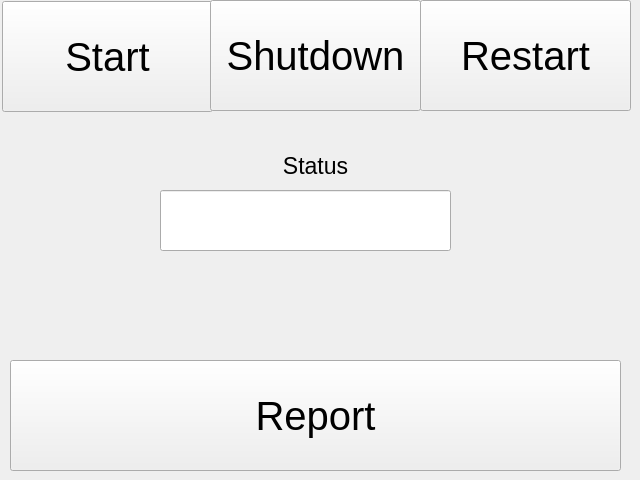
<?xml version="1.0" encoding="UTF-8"?>
<ui version="4.0">
 <class>Form</class>
 <widget class="QWidget" name="Form">
  <property name="geometry">
   <rect>
    <x>0</x>
    <y>0</y>
    <width>640</width>
    <height>480</height>
   </rect>
  </property>
  <property name="windowTitle">
   <string>Form</string>
  </property>
  <widget class="QWidget" name="widget" native="true">
   <property name="geometry">
    <rect>
     <x>0</x>
     <y>0</y>
     <width>640</width>
     <height>480</height>
    </rect>
   </property>
   <widget class="QPushButton" name="startBtn">
    <property name="geometry">
     <rect>
      <x>2</x>
      <y>1</y>
      <width>211</width>
      <height>111</height>
     </rect>
    </property>
    <property name="font">
     <font>
      <pointsize>30</pointsize>
     </font>
    </property>
    <property name="text">
     <string>Start</string>
    </property>
   </widget>
   <widget class="QPushButton" name="shutdownBtn">
    <property name="geometry">
     <rect>
      <x>210</x>
      <y>0</y>
      <width>211</width>
      <height>111</height>
     </rect>
    </property>
    <property name="font">
     <font>
      <pointsize>30</pointsize>
     </font>
    </property>
    <property name="text">
     <string>Shutdown</string>
    </property>
   </widget>
   <widget class="QPushButton" name="restartBtn">
    <property name="geometry">
     <rect>
      <x>420</x>
      <y>0</y>
      <width>211</width>
      <height>111</height>
     </rect>
    </property>
    <property name="font">
     <font>
      <pointsize>30</pointsize>
     </font>
    </property>
    <property name="text">
     <string>Restart</string>
    </property>
   </widget>
   <widget class="QLabel" name="lbtext">
    <property name="geometry">
     <rect>
      <x>80</x>
      <y>130</y>
      <width>471</width>
      <height>71</height>
     </rect>
    </property>
    <property name="font">
     <font>
      <pointsize>17</pointsize>
     </font>
    </property>
    <property name="text">
     <string>Status</string>
    </property>
    <property name="alignment">
     <set>Qt::AlignCenter</set>
    </property>
   </widget>
   <widget class="QLineEdit" name="statusEdit">
    <property name="geometry">
     <rect>
      <x>160</x>
      <y>190</y>
      <width>291</width>
      <height>61</height>
     </rect>
    </property>
    <property name="font">
     <font>
      <pointsize>20</pointsize>
     </font>
    </property>
   </widget>
   <widget class="QPushButton" name="reportBtn">
    <property name="geometry">
     <rect>
      <x>10</x>
      <y>360</y>
      <width>611</width>
      <height>111</height>
     </rect>
    </property>
    <property name="font">
     <font>
      <pointsize>30</pointsize>
     </font>
    </property>
    <property name="text">
     <string>Report</string>
    </property>
   </widget>
  </widget>
 </widget>
 <resources/>
 <connections/>
</ui>
